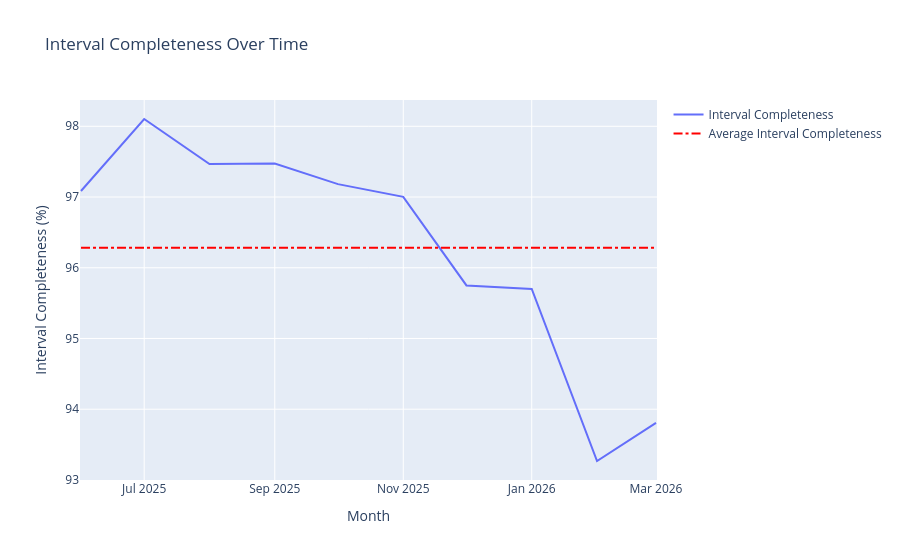

The notebook cell saved with this chart:
### Code cell
fig = trend_graph(df_monthly_counts_all)
fig.show()

### Figure 1 — Plotly figure (JSON) as saved in the notebook; plotly's stock layout.template omitted (floating-point values rounded to 4 significant figures)
{"data": [{"hovertemplate": "date=%{x}<br>interval_completeness=%{y}<extra></extra>", "legendgroup": "", "line": {"color": "#636efa", "dash": "solid"}, "marker": {"symbol": "circle"}, "mode": "lines", "name": "Interval Completeness", "orientation": "v", "showlegend": true, "type": "scatter", "x": ["2025-06", "2025-07", "2025-08", "2025-09", "2025-10", "2025-11", "2025-12", "2026-01", "2026-02", "2026-03"], "xaxis": "x", "y": [97.08, 98.1, 97.47, 97.47, 97.18, 97.0, 95.75, 95.7, 93.27, 93.81], "yaxis": "y"}], "layout": {"legend": {"tracegroupgap": 0}, "shapes": [{"line": {"color": "Red", "dash": "dashdot", "width": 2}, "name": "Average Interval Completeness", "showlegend": true, "type": "line", "x0": "2025-06", "x1": "2026-03", "y0": 96.28, "y1": 96.28}], "title": {"text": "Interval Completeness Over Time "}, "xaxis": {"anchor": "y", "domain": [0, 1], "title": {"text": "Month"}}, "yaxis": {"anchor": "x", "domain": [0, 1], "title": {"text": "Interval Completeness (%)"}}}}
